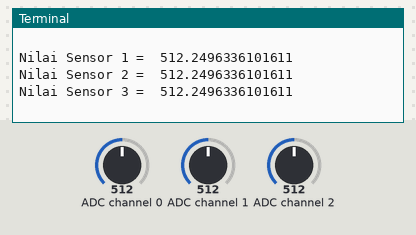
The program below on a simulated Raspberry Pi (BCM pin numbers). Shown: the last lines printed to the terminal. The inputs (shaded band) are chosen by the test bench; at power-on: ADC channel 0 = 512, ADC channel 1 = 512, ADC channel 2 = 512 (analog values on the 0–1023 scale).

Above: at 1.2 s.
1.3 s: ADC channel 0 set to 716
2.8 s: ADC channel 1 set to 716
At 3.3 s:
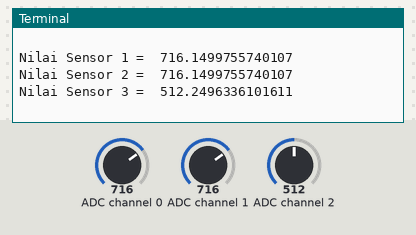
4.3 s: ADC channel 2 set to 716
At 4.9 s:
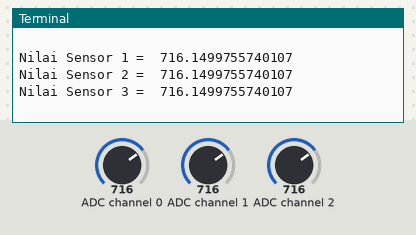
5.8 s: ADC channel 0 set to 900
7.3 s: ADC channel 1 set to 900
At 7.9 s:
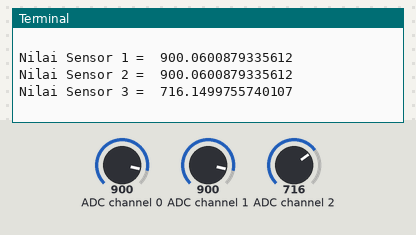
8.8 s: ADC channel 2 set to 900
At 9.4 s:
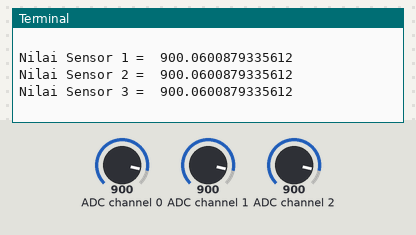
Timing chart, 0 to 11.3 s (numbered marks = the images above; inputs shaded):
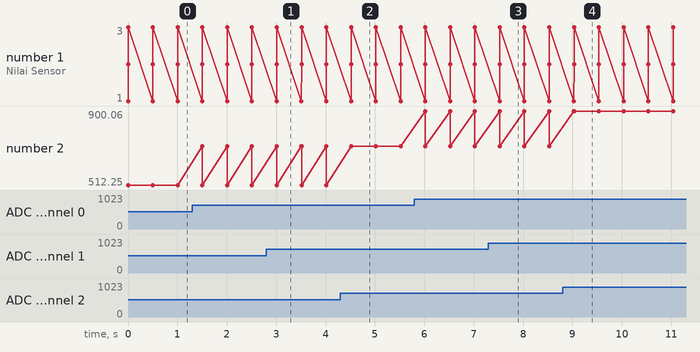

The program:

tiga_sensor.py
```python
from gpiozero import MCP3008
from time import sleep

getar1 = MCP3008(0)
getar2 = MCP3008(1)
getar3 = MCP3008(2)

while True:
    adc1 = (getar1.value)*1023
    adc2 = (getar2.value)*1023
    adc3 = (getar3.value)*1023

    print("Nilai Sensor 1 = " , adc1)
    print("Nilai Sensor 2 = " , adc2)
    print("Nilai Sensor 3 = " , adc3)
    print(" ")

    sleep(0.5)
```

Measured:
- after the input at 2.8 s, the terminal: prints a new line after 0.21 s (image 1)
- after the input at 4.3 s, the terminal: prints a new line after 0.22 s (image 2)
- after the input at 7.3 s, the terminal: prints a new line after 0.23 s (image 3)
- after the input at 8.8 s, the terminal: prints a new line after 0.23 s (image 4)
